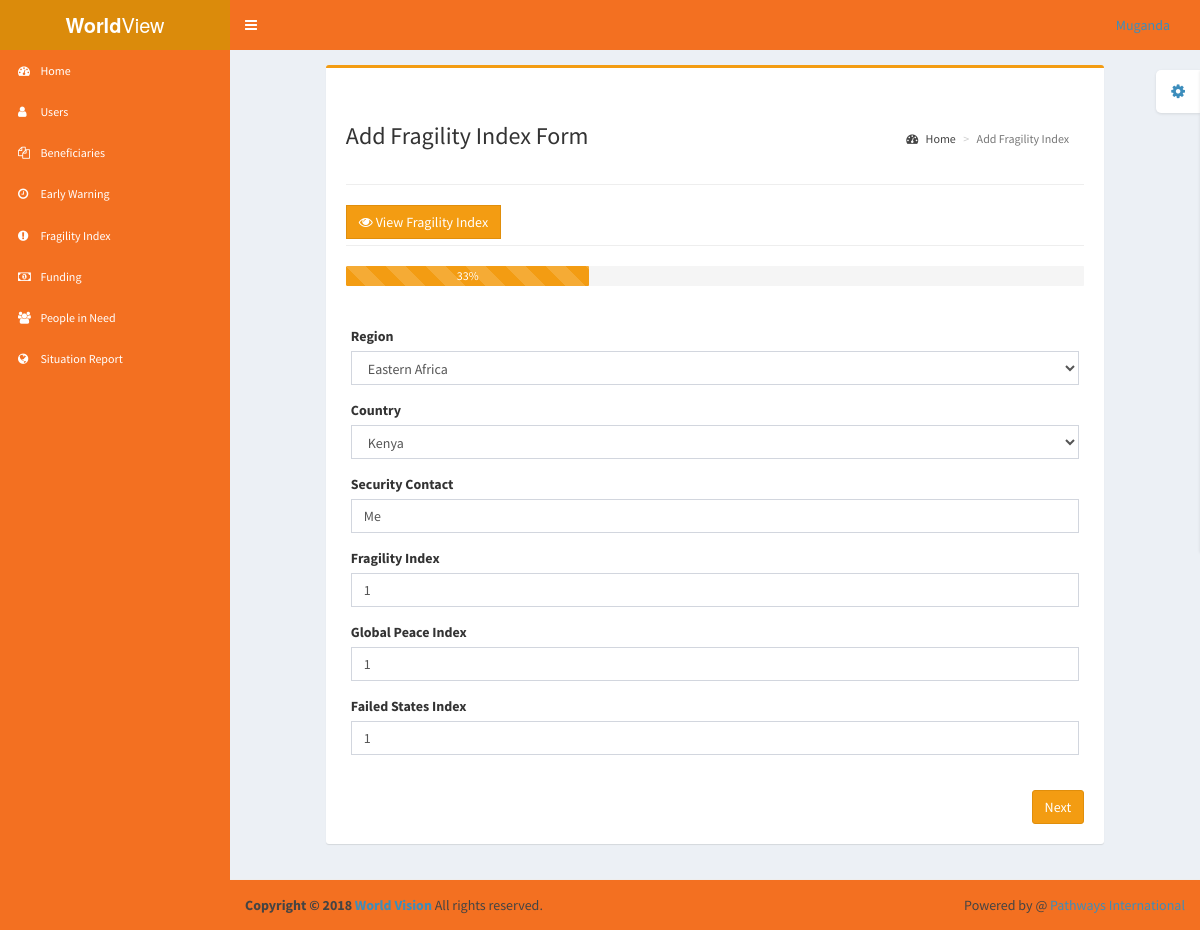
Screenshot of /worldvision/update_fragility.php?editfragility=5 (signed in) with the database file from the repository.
### tables this page shows
CREATE TABLE `users` (
  `id` int(11) NOT NULL,
  `firstname` varchar(55) NOT NULL,
  `lastname` varchar(55) NOT NULL,
  `email` varchar(55) NOT NULL,
  `username` varchar(55) NOT NULL,
  `password` varchar(55) NOT NULL,
  `type` int(11) NOT NULL,
  `office` varchar(35) NOT NULL,
  `active` int(11) NOT NULL DEFAULT '0'
);

CREATE TABLE `fragility_index` (
  `fragility_index_id` int(11) NOT NULL,
  `region` varchar(55) NOT NULL,
  `country` varchar(55) NOT NULL,
  `fragility_index_rank` double DEFAULT NULL,
  `security_contact` varchar(55) NOT NULL,
  `fragility_index` double NOT NULL,
  `global_peace_index` double NOT NULL,
  `failed_states_index` double NOT NULL,
  `hea_declaration` varchar(55) NOT NULL,
  `hazards` varchar(55) NOT NULL,
  `population` double NOT NULL,
  `displaced_people` int(11) NOT NULL,
  `field_spend` double NOT NULL,
  `wv_fragility_index_rank_global` double NOT NULL,
  `user_id` int(11) NOT NULL
);

### worldvision/core/functions/users.php (called while the page is built, shortened)
<?php
$conn = mysqli_connect('localhost','root','','worldview');
function logged_in(){
	return (isset($_SESSION['id'])) ? true:false;
}
function user_data($id){
	global $conn;
	$query = mysqli_query($conn,"select * from users where id = $id");
	if($row = mysqli_fetch_assoc($query)){
		return $row;
	} else {
		return 0;
	}
}
?>

### worldvision/core/init.php (called while the page is built, shortened)
<?php
require 'functions/users.php';
if(logged_in()){
	$session = $_SESSION['id'];
	$user_data = user_data($session);
}
?>

### worldvision/update_fragility.php (the view, shortened to what this page needs)
<?php
include 'core/init.php';
include 'pages/includes/header.php';
$fragilityid = $_GET['editfragility'];
?>
<?php
$query = "SELECT * FROM `fragility_index` WHERE fragility_index_id = $fragilityid";
$fragility = mysqli_query($conn,$query);
while ($row = mysqli_fetch_assoc($fragility)) {
	$region = $row["region"];
	$country = $row["country"];
	$contact = $row["security_contact"];
	$fragilityindex = $row["fragility_index"];
	$globalpeaceindex = $row["global_peace_index"];
	$failedstatesindex = $row["failed_states_index"];
}
?>
<div class="row">
            <div class="col-md-10 col-md-offset-1">
			<div class="box box-warning">
                <div class="box-header">
                </div>
                <div class="box-body">
					<section class="content-header">
				          <h1>
				            Add Fragility Index Form<br>
				          </h1>
				          <ol class="breadcrumb">
				            <li><a href="index"><i class="fa fa-dashboard"></i> Home</a></li>
				            <li class="active">Add Fragility Index</li>
				          </ol>
			        </section>
			         <hr>
			        <section class="content-button">
			        	<div class="pull-left">
								<a href="viewfragilityindex" type="button" class="btn btn-warning btn-block btn-flat"><i class="fa fa-eye"></i> View Fragility Index</a>
							</div>
			        </section>
			        <br>
			        <hr>
                	<div class="progress">
								<div class="progress-bar progress-bar-warning progress-bar-striped active" role="progressbar" aria-valuemin="0" aria-valuemax="100"></div>
								</div>
                  	<form class="form-horizontal form" method="post" role="form">
                  		<div class="box-body">
							  <div class="step">
											<div class="form-group">
												    <label for="Region">Region</label>
												    <select class="form-control select2 select2-hidden-accessible" name="region" id="region">
												    	<option  selected><?php echo $region?></option>
												</select>
											</div>
											<div class="form-group">
												    <label for="Country">Country</label>
												    <select class="form-control select2 select2-hidden-accessible" name="country" id="country">
														<option selected><?php echo $country?></option>
													</select>
											</div>
										    <div class="form-group">
												    <label for="contact">Security Contact</label>
													<input type="text" class="form-control required" name="contact" id="contact" placeholder="Security Contact" value="<?php echo $contact?>">
											</div>
											<div class="form-group">
												    <label for="fragilityindex">Fragility Index</label>
													<input type="number" class="form-control required" name="fragilityindex" id="fragilityindex" placeholder="Fragility Index" value="<?php echo $fragilityindex?>">
											</div>
											<div class="form-group">
												    <label for="globalpeaceindex">Global Peace Index</label>
													<input type="number" class="form-control required" name="globalpeaceindex" id="globalpeaceindex" placeholder="Global Peace Index" value="<?php echo $globalpeaceindex?>">
											</div>
											<div class="form-group">
												    <label for="failedstatesindex">Failed States Index</label>
													<input type="number" class="form-control required" name="failedstatesindex" id="failedstatesindex" placeholder="Failed States Index" value="<?php echo $failedstatesindex?>">
											</div>
								</div>
								</div>
								<div class="row">
									<div class="col-sm-12">
										<div class="pull-right">
											<a type="button" class="action btn-warning text-capitalize next btn">Next</a>
										</div>
									</div>
								</div>
					</div>
                </div>
              </div>
          </div>
      </div>
<?php
include "pages/includes/footer.php";
?>

### worldvision/pages/includes/navbar.php (shortened to what this page needs)
<nav class="navbar navbar-static-top" role="navigation">
          <a href="#" class="sidebar-toggle" data-toggle="offcanvas" role="button">
          </a>
          <div class="navbar-custom-menu">
            <ul class="nav navbar-nav">
              <li class="dropdown user user-menu">
                <a href="#" class="dropdown-toggle" data-toggle="dropdown">
                  <span class="hidden-xs"><?php echo (logged_in()) ? $user_data['firstname']:'Not Signed In'; ?></span>
                </a>
              </li>
            </ul>
          </div>
        </nav>

### rows the page displays
users: firstname "Muganda"
fragility_index: region "Eastern Africa", country "Kenya", contact "Me", fragilityindex "1", globalpeaceindex "1", failedstatesindex "1"
